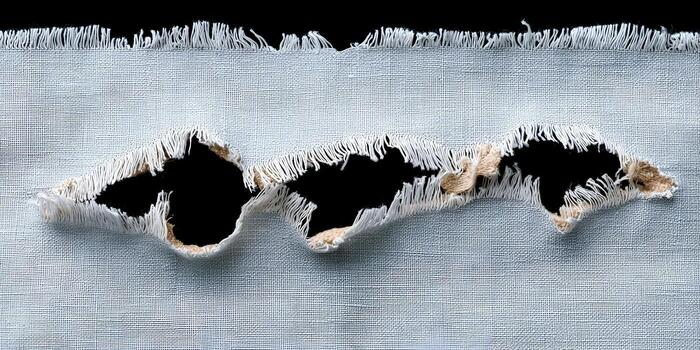
#> input picture images.jpg, 700 x 350 px
$ python -i textile_detector.py   (imports and definitions only)   (older library calls are emulated)
#> lines starting #> are read from the running program, lines starting #| are printed output that depends on the picture; after the words box and inside, x2 and y2 are one past the last pixel; in counts of white or black regions, pixels touching at a corner belong together
#> further down, picture is the input picture: shape (350, 700, 3); mean B, G, R 154.6, 147.1, 139.2
# textile_detector.py
import cv2
import numpy as np

class TextileDetector:
    def __init__(self, config=None):
        # Default color ranges for common fabrics (HSV)
        self.color_ranges = {
            'white':  {'lower': np.array([0, 0, 180]),    'upper': np.array([180, 50, 255])},
            'gray':   {'lower': np.array([0, 0, 50]),     'upper': np.array([180, 40, 180])},
            'cream':  {'lower': np.array([10, 20, 150]),  'upper': np.array([40, 100, 255])},
            'blue':   {'lower': np.array([90, 30, 50]),   'upper': np.array([130, 150, 200])}
        }
        self.min_roi_area = 20000 # Minimum area to consider it a textile piece

    def is_textile(self, frame):
        """
        Detects if the frame contains fabric and returns the ROI.
        Uses color thresholding and morphological operations.
        """
        hsv = cv2.cvtColor(frame, cv2.COLOR_BGR2HSV)
#> hsv: shape (350, 700, 3); mean H, S, V 87.6, 33.6, 155.4
        combined_mask = np.zeros(frame.shape[:2], dtype=np.uint8)

        # Apply all color filters
        for name, ranges in self.color_ranges.items():
            mask = cv2.inRange(hsv, ranges['lower'], ranges['upper'])
            combined_mask = cv2.bitwise_or(combined_mask, mask)
#> this loop made 4 passes
#> pass 1, in is_textile, `mask = cv2.inRange(hsv, ranges['lower'], ranges['upper'])`:
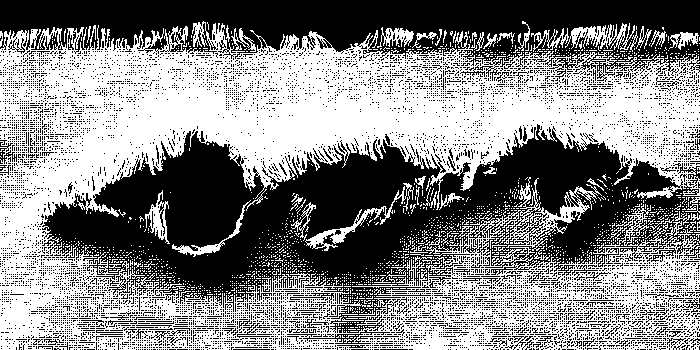
#> mask: shape (350, 700); 52.5% white; 9218 black regions (9111 under 20 px), largest, box (x1, y1, x2, y2) and area: (42, 124, 700, 333) 60977, (0, 0, 700, 82) 31504, (303, 329, 390, 344) 240
#> pass 2, in is_textile, `mask = cv2.inRange(hsv, ranges['lower'], ranges['upper'])`:
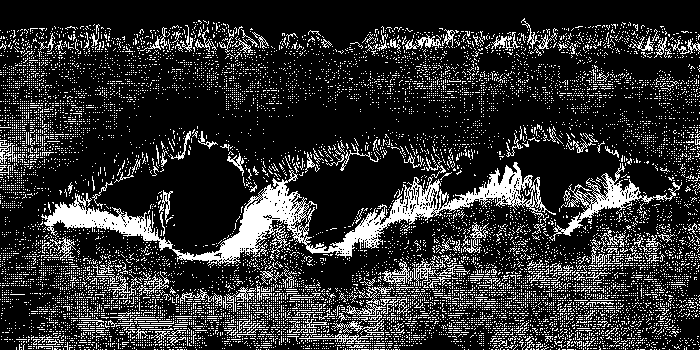
#> mask: shape (350, 700); 18.7% white in thin lines or dots
#> pass 3, in is_textile, `mask = cv2.inRange(hsv, ranges['lower'], ranges['upper'])`:
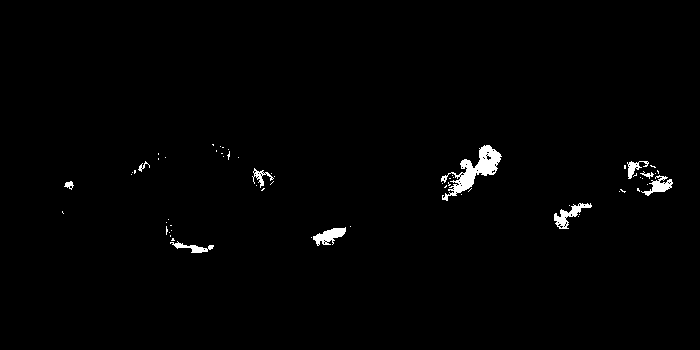
#> mask: shape (350, 700); 1.1% white; 63 white regions (53 under 20 px), largest, box (x1, y1, x2, y2) and area: (441, 145, 502, 201) 1107, (554, 203, 592, 229) 338, (313, 227, 346, 246) 327
#> after the loop:
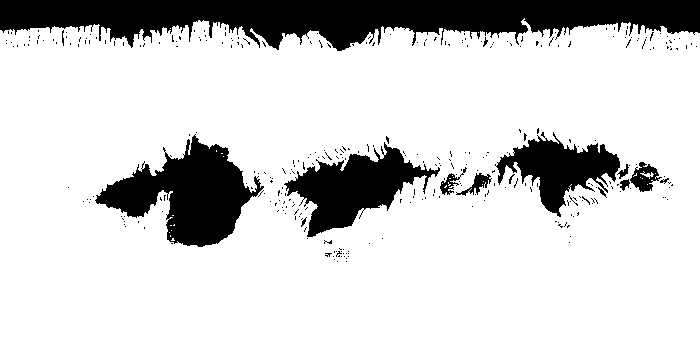
#> combined_mask: shape (350, 700); 81.9% white; 326 black regions (311 under 20 px), largest, box (x1, y1, x2, y2) and area: (0, 0, 700, 51) 22246, (95, 134, 264, 247) 8966, (284, 142, 440, 237) 6306

        # Clean up mask
        kernel = cv2.getStructuringElement(cv2.MORPH_RECT, (15, 15))
        combined_mask = cv2.morphologyEx(combined_mask, cv2.MORPH_CLOSE, kernel)
#> combined_mask: shape (350, 700); 84.4% white; 4 black regions, box (x1, y1, x2, y2) and area: (0, 0, 700, 48) 20885, (106, 145, 247, 245) 8085, (298, 153, 413, 231) 5509, (518, 142, 617, 208) 3661
        combined_mask = cv2.morphologyEx(combined_mask, cv2.MORPH_OPEN, kernel)
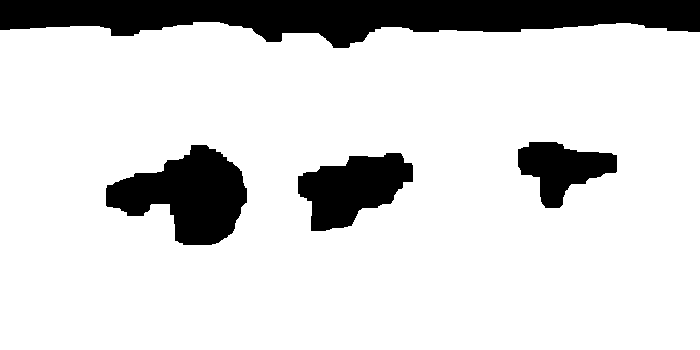
#> combined_mask: shape (350, 700); 84.2% white; 4 black regions

        # Find contours
        contours, _ = cv2.findContours(combined_mask, cv2.RETR_EXTERNAL, cv2.CHAIN_APPROX_SIMPLE)
#> contours = 1 contour; box (x1, y1, x2, y2) and area: (0, 22, 700, 350) 222918

        if not contours:
            return {'is_textile': False, 'confidence': 0.0, 'roi_mask': None, 'roi_bbox': (0,0,0,0)}

        # Find largest contour
        largest_cnt = max(contours, key=cv2.contourArea)
#> largest_cnt = contour of 135 points, box (x1, y1, x2, y2) (0, 22, 700, 350), area 222918
        area = cv2.contourArea(largest_cnt)
#> area = 222918

        if area < self.min_roi_area:
            return {'is_textile': False, 'confidence': area/self.min_roi_area, 'roi_mask': None, 'roi_bbox': (0,0,0,0)}

        # Extract ROI
        x, y, w, h = cv2.boundingRect(largest_cnt)
#> x = 0; y = 22; w = 700; h = 328
        roi_mask = np.zeros_like(combined_mask)
        cv2.drawContours(roi_mask, [largest_cnt], -1, 255, -1)
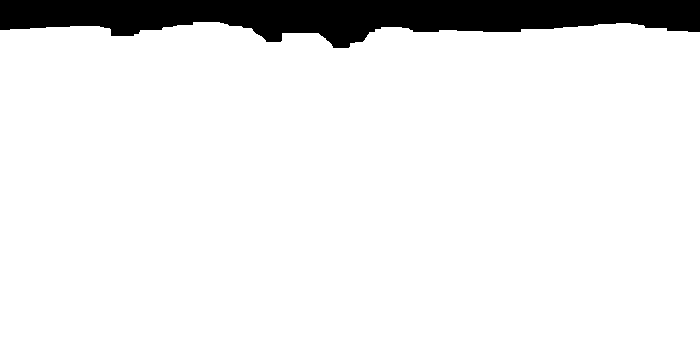
#> roi_mask: shape (350, 700); 91.4% white; 1 black region, box (x1, y1, x2, y2) and area: (0, 0, 700, 48) 21044

        # Texture Score (Variance of Laplacian)
        gray_roi = cv2.cvtColor(frame[y:y+h, x:x+w], cv2.COLOR_BGR2GRAY)
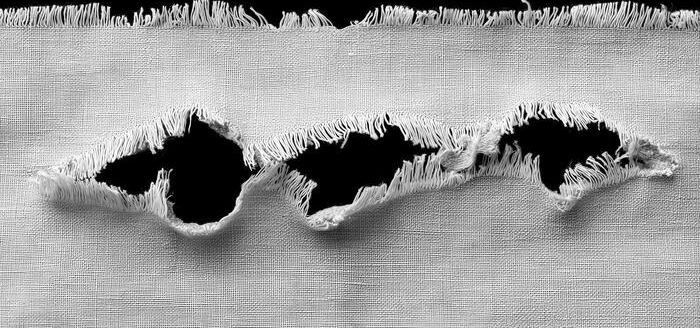
#> gray_roi: shape (328, 700); min 0, max 255, mean 155.3
        texture_score = cv2.Laplacian(gray_roi, cv2.CV_64F).var()
#> texture_score = 10586.9

        # Normalize confidence based on area and texture (very basic)
        confidence = min(1.0, area / (frame.shape[0]*frame.shape[1] * 0.5))
#> confidence = 1

        return {
            'is_textile': True,
            'confidence': confidence,
            'roi_mask': roi_mask,
            'roi_bbox': (x, y, w, h),
            'texture_score': texture_score
        }

>>> import cv2
>>> picture = cv2.imread('images.jpg')
>>> result = TextileDetector().is_textile(picture)
#> result = 5 items
